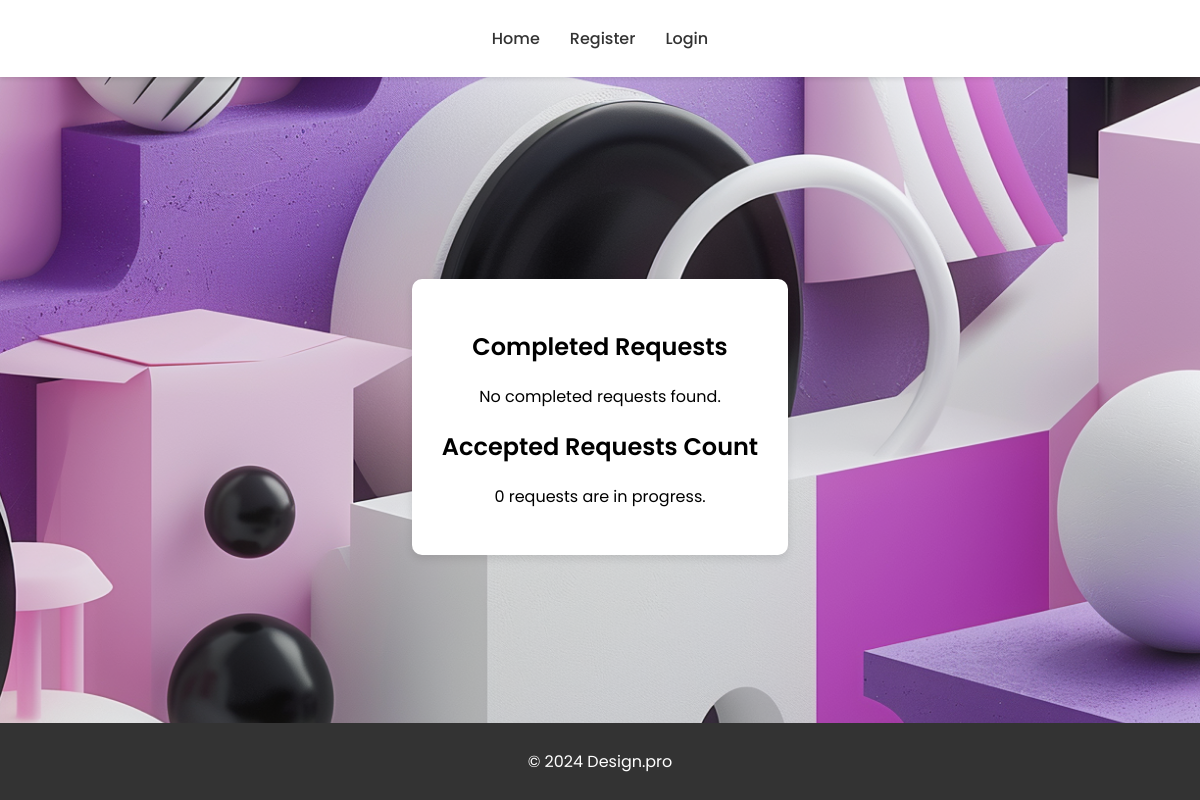
/, run on an earlier commit of the app's database.
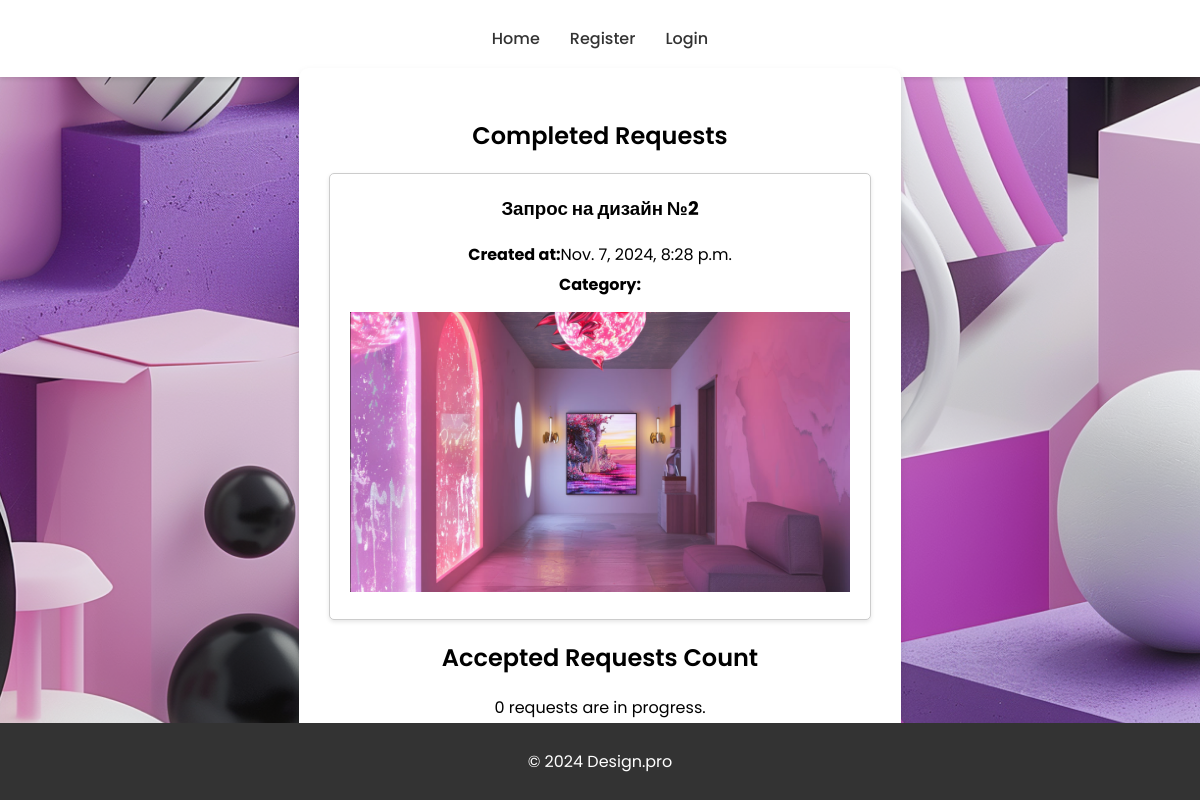
And on a later commit of the database.
### main/models.py (models this page shows)
class Request(models.Model):
    STATUS_CHOICES = [
        ('Новая', 'Новая'),
        ('Принято в работу', 'Принято в работу'),
        ('Выполнено', 'Выполнено'),
    ]
    user = models.ForeignKey(User, on_delete=models.CASCADE)
    title = models.CharField(max_length=255)
    description = models.TextField()
    category = models.ForeignKey(Category, on_delete=models.CASCADE)
    image = models.ImageField(upload_to='images/')
    status = models.CharField(max_length=20, choices=STATUS_CHOICES, default='Новая')
    created_at = models.DateTimeField(auto_now_add=True)

### main/views.py (the view)
# urls.py: path('', home_view, name='home'),
def home_view(request):
    completed_requests = Request.objects.filter(status='Выполнено').order_by('-created_at')[:4]
    accepted_requests_count = Request.objects.filter(status='Принято в работу').count()
    return render(request, 'home.html', {
        'completed_requests': completed_requests,
        'accepted_requests_count': accepted_requests_count
    })

### main/templates/home.html (shortened to what this page needs)
{% extends 'base.html' %}
{% block content %}
<div class="wrapper fadeInDown">
  <div id="formContent">
    <h2 class="active">Completed Requests</h2>
    {% if completed_requests %}
      <div class="requests-list">
        {% for request in completed_requests %}
          <div class="request-item">
            <h3>{{ request.title }}</h3>
            <p><strong>Created at:</strong> {{ request.created_at }}</p>
            <p><strong>Category:</strong> {{ request.category.name }}</p>
            {% if request.image %}
              <img src="{{ request.image.url }}" alt="Request Image" class="request-image">
            {% endif %}
          </div>
        {% endfor %}
      </div>
    {% else %}
      <p>No completed requests found.</p>
    {% endif %}
    <h2 class="active">Accepted Requests Count</h2>
    <p>{{ accepted_requests_count }} requests are in progress.</p>
  </div>
</div>
{% endblock %}

What changed in the data, as far as the page shows it:
now on this page (row edited): Request: title "Запрос на дизайн №2", created_at "Nov. 7, 2024, 8:28 p.m.", image (picture)
Also different on the page:
text no longer shown: "No completed requests found."
